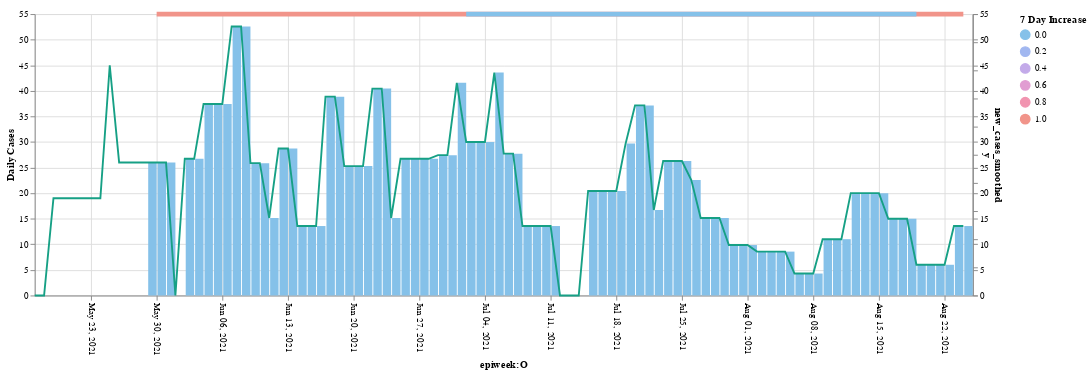
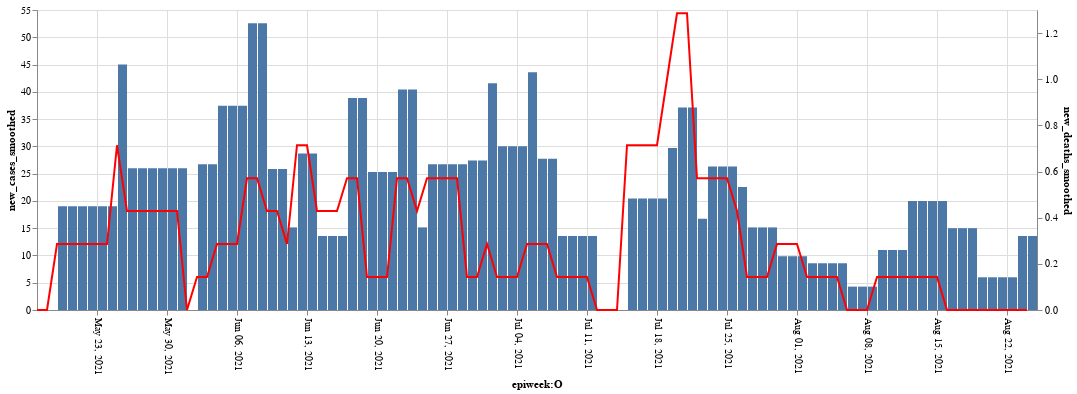

These figures' notebook cell, in order:
### Code cell
display(draw_trend_chart()) # new_cases_smoothed increase/decrease compared to ...
display(draw_chart())
# display(mobility_data())
# display(choropleth())
